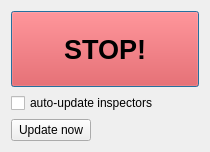
<?xml version="1.0" encoding="UTF-8"?>
<ui version="4.0">
 <class>StopDialog</class>
 <widget class="QDialog" name="StopDialog">
  <property name="geometry">
   <rect>
    <x>0</x>
    <y>0</y>
    <width>206</width>
    <height>152</height>
   </rect>
  </property>
  <property name="windowTitle">
   <string>Running...</string>
  </property>
  <layout class="QVBoxLayout" name="verticalLayout">
   <item>
    <widget class="QPushButton" name="stopButton">
     <property name="sizePolicy">
      <sizepolicy hsizetype="Minimum" vsizetype="Minimum">
       <horstretch>0</horstretch>
       <verstretch>0</verstretch>
      </sizepolicy>
     </property>
     <property name="minimumSize">
      <size>
       <width>188</width>
       <height>73</height>
      </size>
     </property>
     <property name="styleSheet">
      <string notr="true">background-color: rgb(248, 48, 48); font-size: 20pt; font-weight: bold;</string>
     </property>
     <property name="text">
      <string>STOP!</string>
     </property>
    </widget>
   </item>
   <item>
    <widget class="QCheckBox" name="checkBox">
     <property name="text">
      <string>auto-update inspectors</string>
     </property>
    </widget>
   </item>
   <item>
    <widget class="QPushButton" name="updateButton">
     <property name="sizePolicy">
      <sizepolicy hsizetype="Maximum" vsizetype="Maximum">
       <horstretch>0</horstretch>
       <verstretch>0</verstretch>
      </sizepolicy>
     </property>
     <property name="layoutDirection">
      <enum>Qt::LeftToRight</enum>
     </property>
     <property name="text">
      <string>Update now</string>
     </property>
    </widget>
   </item>
  </layout>
 </widget>
 <resources/>
 <connections>
  <connection>
   <sender>stopButton</sender>
   <signal>clicked()</signal>
   <receiver>StopDialog</receiver>
   <slot>onClickStop()</slot>
   <hints>
    <hint type="sourcelabel">
     <x>70</x>
     <y>43</y>
    </hint>
    <hint type="destinationlabel">
     <x>3</x>
     <y>45</y>
    </hint>
   </hints>
  </connection>
  <connection>
   <sender>updateButton</sender>
   <signal>clicked()</signal>
   <receiver>StopDialog</receiver>
   <slot>onClickUpdate()</slot>
   <hints>
    <hint type="sourcelabel">
     <x>57</x>
     <y>98</y>
    </hint>
    <hint type="destinationlabel">
     <x>3</x>
     <y>102</y>
    </hint>
   </hints>
  </connection>
  <connection>
   <sender>checkBox</sender>
   <signal>stateChanged(int)</signal>
   <receiver>StopDialog</receiver>
   <slot>applyAutoupdate()</slot>
   <hints>
    <hint type="sourcelabel">
     <x>90</x>
     <y>130</y>
    </hint>
    <hint type="destinationlabel">
     <x>143</x>
     <y>134</y>
    </hint>
   </hints>
  </connection>
 </connections>
 <slots>
  <slot>onClickStop()</slot>
  <slot>applyAutoupdate()</slot>
  <slot>onClickUpdate()</slot>
 </slots>
</ui>
